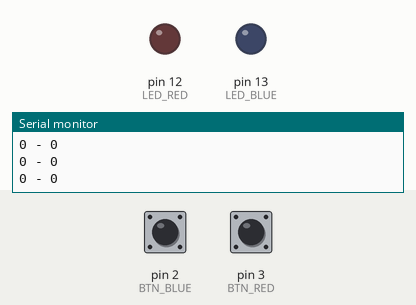
The sketch below on a simulated Arduino Uno, built with avr-gcc and run on an emulated ATmega328P. On the bench: output pins drawn as LEDs (lit = HIGH), the last lines printed to the serial monitor. The test bench sets the inputs (shaded band); at power-on: pin 2 (BTN_BLUE) HIGH, pin 3 (BTN_RED) HIGH.

Above: at 1.5 s.
1.6 s: pin 2 (BTN_BLUE) pulled LOW for 0.4 s
At 2.1 s:
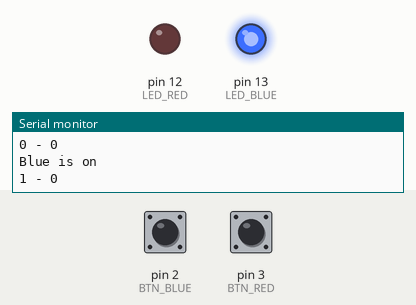
3.8 s: pin 3 (BTN_RED) pulled LOW for 0.4 s
At 4.9 s:
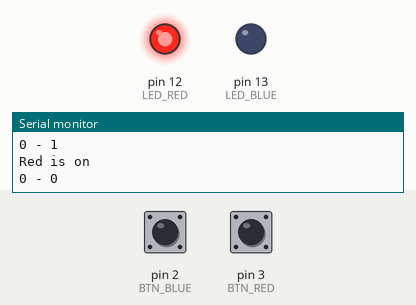
6.6 s: pin 3 (BTN_RED) pulled LOW for 3.2 s
At 10.7 s:
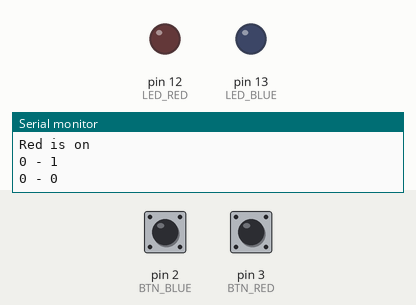
11.8 s: pin 2 (BTN_BLUE) pulled LOW for 3.2 s
At 13.1 s:
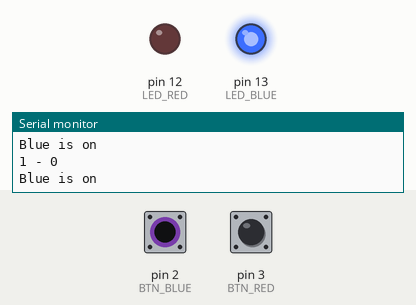
16.8 s: pin 2 (BTN_BLUE) driven LOW and pin 3 (BTN_RED) driven LOW
At 17.9 s:
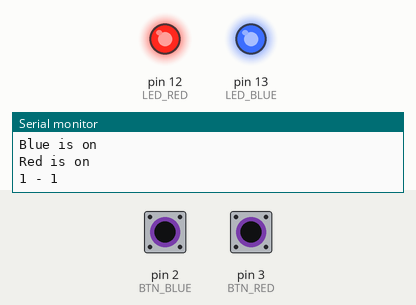
Timing chart, 0 to 19.7 s (numbered marks = the images above; inputs shaded):
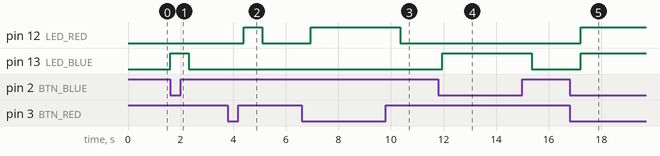

The sketch:

mikamonsma-502-btn-led.ino
```cpp
// Button and LED
// Define the pins for the LED and the button
#define LED_BLUE 13
#define LED_RED 12

// Define the pins for the button
#define BTN_BLUE 2
#define BTN_RED 3

void setup() {

  Serial.begin(9600);

  // Sets the LED_BLUE pin as an output
  pinMode(LED_BLUE, OUTPUT);
  pinMode(BTN_BLUE, INPUT);

  // Sets the LED_RED pin as an output
  pinMode(LED_RED, OUTPUT);
  pinMode(BTN_RED, INPUT);
}

void loop() {

  // Prints the state of the buttons which is HIGH or LOW which means that the button is pressed or not
  Serial.println(String(!digitalRead(BTN_BLUE)) + " - " + String(!digitalRead(BTN_RED)));

 delay(200);

 int STATE_RED = digitalRead(BTN_RED);
 int STATE_BLUE = digitalRead(BTN_BLUE);

  // If the button is pressed, the LED is on
  if (STATE_BLUE == LOW) {
    digitalWrite(LED_BLUE, HIGH);
    Serial.println("Blue is on");
    // If the button is not pressed, the LED is off
    } else {
      delay(250);
      digitalWrite(LED_BLUE, LOW); // Digitalwrite is used to set the state of the LED which is HIGH or LOW
    }

  // If the button is pressed, the LED is on
  if (STATE_RED == LOW) {
    digitalWrite(LED_RED, HIGH);
    Serial.println("Red is on");
    // If the button is not pressed, the LED is off
    } else {
      delay(250);
      digitalWrite(LED_RED, LOW);
    }

}
```

Measured:
- after the input at 1.6 s, pin 13 (LED_BLUE): LOW → HIGH at once, → LOW 0.70 s later
- after the input at 3.8 s, pin 12 (LED_RED): LOW → HIGH after 0.60 s, → LOW 0.70 s later
- after the input at 6.6 s, pin 12 (LED_RED): LOW → HIGH after 0.35 s, → LOW 3.4 s later
- after the input at 11.8 s, pin 13 (LED_BLUE): LOW → HIGH after 0.16 s, → LOW 3.4 s later
- after the input at 16.8 s, pin 12 (LED_RED), pin 13 (LED_BLUE): LOW → HIGH after 0.41 s
